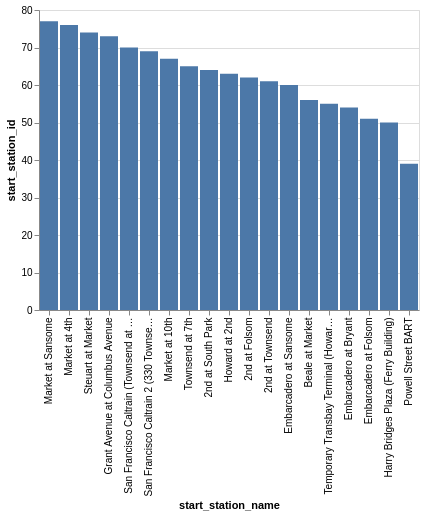

Vega-Lite specification for this chart:
### Vega-Lite specification from a JSON file in a GitHub repository (floating-point values rounded to 4 significant figures)
{"data": {"values": [{"x_data": "Market at Sansome", "y_data": 77}, {"x_data": "Market at 4th", "y_data": 76}, {"x_data": "Steuart at Market", "y_data": 74}, {"x_data": "Grant Avenue at Columbus Avenue", "y_data": 73}, {"x_data": "San Francisco Caltrain (Townsend at 4th)", "y_data": 70}, {"x_data": "San Francisco Caltrain 2 (330 Townsend)", "y_data": 69}, {"x_data": "Market at 10th", "y_data": 67}, {"x_data": "Townsend at 7th", "y_data": 65}, {"x_data": "2nd at South Park", "y_data": 64}, {"x_data": "Howard at 2nd", "y_data": 63}, {"x_data": "2nd at Folsom", "y_data": 62}, {"x_data": "2nd at Townsend", "y_data": 61}, {"x_data": "Embarcadero at Sansome", "y_data": 60}, {"x_data": "Beale at Market", "y_data": 56}, {"x_data": "Temporary Transbay Terminal (Howard at Beale)", "y_data": 55}, {"x_data": "Embarcadero at Bryant", "y_data": 54}, {"x_data": "Embarcadero at Folsom", "y_data": 51}, {"x_data": "Harry Bridges Plaza (Ferry Building)", "y_data": 50}, {"x_data": "Powell Street BART", "y_data": 39}]}, "mark": "bar", "encoding": {"x": {"field": "x_data", "type": "nominal", "title": "start_station_name", "sort": {"op": "sum", "field": "y_data", "order": "descending"}}, "y": {"field": "y_data", "type": "quantitative", "title": "start_station_id"}}}
